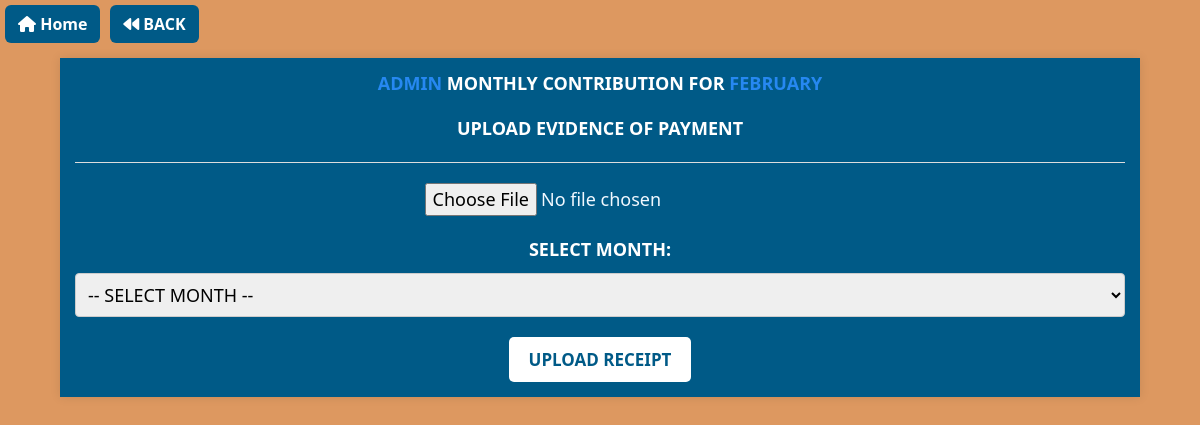
Page /contribution/55/ (signed in) on the earlier database version.
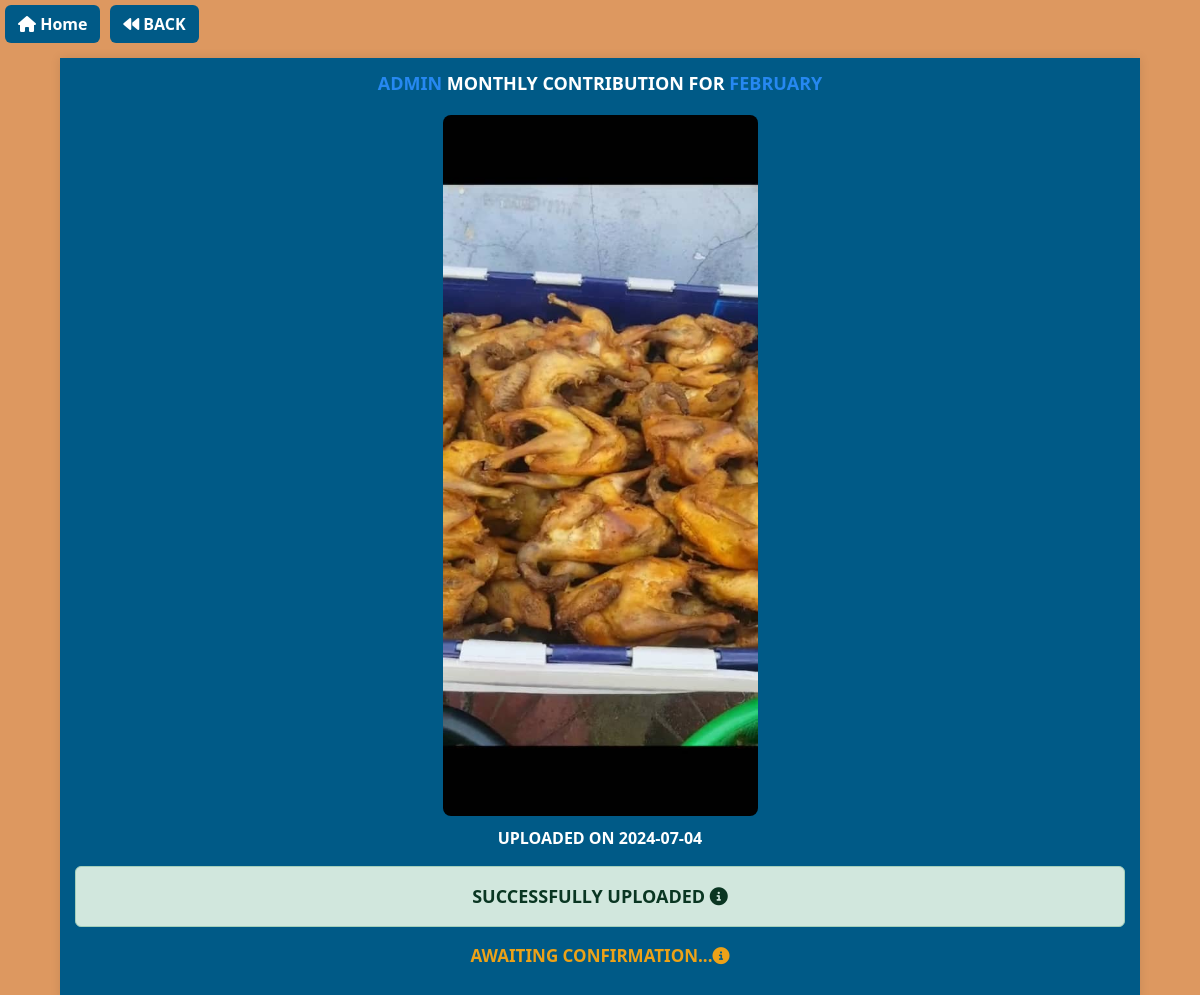
Same page on the later database version.
### base/models.py (models this page shows, shortened)
class Month(models.Model):
    contribution = models.ForeignKey(Contribution, on_delete=models.SET_NULL,null=True,blank=True)
    monthname = models.CharField(max_length=300,null=False)

class Contribution(models.Model):
    MONTH_CHOICES = [
        ('January', 'January'),
        ('February', 'February'),
        ('March', 'March'),
        ('April', 'April'),
        ('May', 'May'),
        ('June', 'June'),
        ('July', 'July'),
        ('August', 'August'),
        ('September', 'September'),
        ('October', 'October'),
        ('November', 'November'),
        ('December', 'December'),
    ]
    user = models.ForeignKey(User, on_delete=models.SET_NULL,null=True)
    contributionimage = models.ImageField(upload_to='contribution_images',null=True,blank=True)
    created_at = models.DateTimeField(default=datetime.now)
    confirmation=models.CharField(max_length=300,null=True,blank=True)
    months = models.CharField(max_length=20, choices=MONTH_CHOICES, null=True, blank=True)

### base/views.py (the view, shortened to what this page needs)
# urls.py: path('contribution/<str:pk>/',views.contribution,name='contribution'),
@login_required(login_url='loging')
def contribution(request,pk):
    month = Month.objects.get(pk=pk)
    confirmed = ConfirmPayment.objects.filter(contribution=month.contribution).first()
    context = {
        'month':month,
        'confirmed':confirmed,
    }
    return render(request,'contribution.html',context)

### base/context_processors.py (called while the page is built)
def user_profile(request):
    if request.user.is_authenticated:
        try:
            profile = Profile.objects.get(user=request.user)
        except Profile.DoesNotExist:
            profile = None
    else:
        profile = None
    return {'user_profile': profile}

### template/contribution.html (shortened to what this page needs)
{% extends 'home.html' %}
{% block content %}
<a style="margin-left: 5px;margin-top: 5px;background-color: #005a87;;color: white;" href="{% url 'home' %}" class="btn"><i class="fa fa-home" aria-hidden="true"></i>
    Home</a>
    <a style="margin-left: 5px;margin-top: 5px;background-color: #005a87;;color: white;" class="btn" href="{% url 'months' %}"><i class="fa-solid fa-backward"></i> BACK</a>
<div style="width: 90%; margin: 0 auto; background-color: #005a87;; padding: 15px; box-shadow: 0 0 10px rgba(0,0,0,0.1); margin-top: 15px; height: 10%;">
    <h1 style="color: white; text-align: center; font-weight: bolder; font-size: 18px;"><span>{{ request.user|upper }}  </span>MONTHLY CONTRIBUTION FOR <span>{{ month.monthname|upper }}</span></h1>
    <div style="margin-top: 20px; text-align: center;">
        {% if month.contribution and request.user == month.contribution.user %}
            {% if month.contribution.contributionimage %}
                {% if confirmed.confirm %}
                <div class="alert alert-success" role="alert">
                    PAYMENT CONFIRMED SUCCESSFULLY <i class="fa fa-info-circle" aria-hidden="true"></i>
                </div>
                {% else %}
                    <img  style="width: 30%; border-radius: 8px; margin-bottom: 10px;" src="{{ month.contribution.contributionimage.url }}" alt="Contribution Image" />
                    <p style="color: white;font-size: 16px;">UPLOADED ON {{ month.contribution.created_at.date|upper }} </p>
                    <div class="alert alert-success" role="alert">
                        SUCCESSFULLY UPLOADED <i class="fa fa-info-circle" aria-hidden="true"></i>
                    </div>
                    <p style="color: rgb(236, 162, 24);font-size: 17px;">AWAITING CONFIRMATION...<i class="fa fa-info-circle" aria-hidden="true"></i></p>
                {% endif %}
            {% endif %}
        {% else %}
            <p style="color: white;">UPLOAD EVIDENCE OF PAYMENT</p>
            <div style="margin-top: 20px;">
                <form method="POST" action="{% url 'contribution' month.id %}" enctype="multipart/form-data" style="border-top: 1px solid #ddd; padding-top: 20px;">
                    <input type="file" name="contributionimage" style="margin-bottom: 20px;" required/>
                    <label for="month" style="display: block; margin-bottom: 10px; color: white; font-weight: bold;">SELECT MONTH:</label>
                    <select name="month" id="month" style="margin-bottom: 20px; padding: 8px; border: 1px solid #ccc; border-radius: 4px; width: 100%;" required>
                        <option value="" disabled selected>-- SELECT MONTH --</option>
                    </select>
                    <input type="submit" value="UPLOAD RECEIPT" style="background-color:  white;;font-size: 17px; color: #005a87;; padding: 10px 20px; border: none; border-radius: 5px; cursor: pointer;font-weight: bold;"/>
                </form>
            </div>
        {% endif %}
    </div>
</div>
{% endblock %}

Differences in the rows shown:
changed Month "FEBRUARY": contribution.contributionimage: picture added; contribution_id empty → 115 (drawn); contribution.created_at (not shown) → "2024-07-04"
Other differences:
form field month: "-- SELECT MONTH --" → (not shown)
form field value: "UPLOAD RECEIPT" → (not shown)
text no longer shown: "UPLOAD EVIDENCE OF PAYMENT SELECT MONTH:"
text now shown: "UPLOADED ON SUCCESSFULLY UPLOADED AWAITING CONFIRMATION..."
